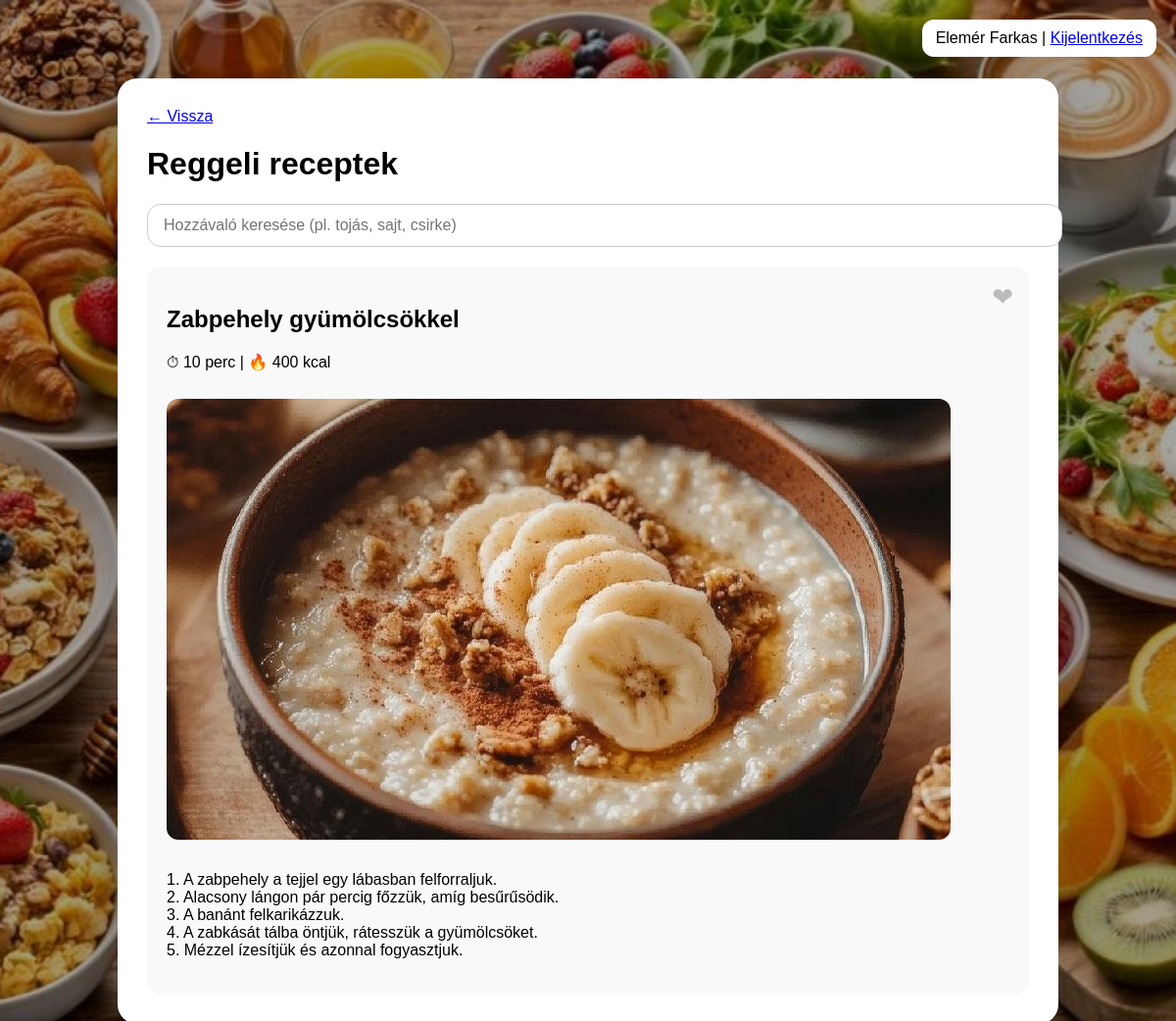
Screenshot of /receptek.php?id=4 (signed in) with the database file from the repository.
### tables this page shows
CREATE TABLE `receptek` (
  `id` int(11) NOT NULL,
  `cim` varchar(255) NOT NULL,
  `kategoria` enum('Reggeli','Ebéd','Vacsora','kedvencek') NOT NULL,
  `ido` int(11) NOT NULL,
  `kaloria` int(11) NOT NULL,
  `hozzavalok` text NOT NULL,
  `leiras` text NOT NULL,
  `kep` varchar(255) NOT NULL,
  `user_id` int(11) NOT NULL
);

### receptek.php (the view, shortened to what this page needs)
<?php
$user_id = (int)$_SESSION["user_id"];
$conn = new mysqli("localhost","root","","zsebszakács");
$conn->set_charset("utf8mb4");
$id  = (int)($_GET["id"] ?? 0);
$cat = $_GET["cat"] ?? "reggeli";
$ing = trim($_GET["ing"] ?? "");
$cat = mb_strtolower($cat, "UTF-8");
$pageTitleCat = $cat;
if ($id > 0) {
    $rq = $conn->prepare("SELECT kategoria FROM receptek WHERE id=?");
    $rq->bind_param("i", $id);
    $rq->execute();
    $rrow = $rq->get_result()->fetch_assoc();
    if ($rrow && !empty($rrow["kategoria"])) {
        $k = trim(mb_strtolower($rrow["kategoria"], "UTF-8"));
        $pageTitleCat = $k;
    }
}
$fav = [];
$fq = $conn->prepare("SELECT recept_id FROM kedvencek WHERE user_id=?");
$fq->bind_param("i", $user_id);
$fq->execute();
$fr = $fq->get_result();
while ($row = $fr->fetch_assoc()) {
    $fav[(int)$row["recept_id"]] = true;
}
$params = [];
$types  = "";
$sql    = "";
if ($id > 0) {
    $sql = "SELECT * FROM receptek WHERE id=?";
    $params[] = $id;
    $types .= "i";
}
$stmt = $conn->prepare($sql);
$stmt->bind_param($types, ...$params);
$stmt->execute();
$res = $stmt->get_result();
?>
<!DOCTYPE html>
<html lang="hu">
<head>
</head>
<body>
<div class="overlay">
<div class="top">
<?= htmlspecialchars($_SESSION["username"]) ?> |
<a href="kijelentkezes.php">Kijelentkezés</a>
</div>
<div class="container">
<a href="index.php">← Vissza</a>
<h1><?= ($pageTitleCat==="kedvencek" ? "Kedvencek" : ucfirst($pageTitleCat)." receptek") ?></h1>
<form method="get" class="search-box">
    <input
        type="text"
        name="ing"
        placeholder="Hozzávaló keresése (pl. tojás, sajt, csirke)"
        value="<?= htmlspecialchars($ing) ?>"
    >
</form>
<?php while ($r = $res->fetch_assoc()): ?>
    <?php $rid = (int)$r["id"]; ?>
    <div class="recept" id="recept-<?= $rid ?>">
        <span
            class="fav-btn <?= isset($fav[$rid]) ? "active" : "" ?>"
            onclick="toggleFav(this, <?= $rid ?>)"
            title="Kedvencekhez"
        >❤</span>
        <h2><?= htmlspecialchars($r['cim'] ?? "") ?></h2>
        <p>⏱ <?= (int)($r['ido'] ?? 0) ?> perc | 🔥 <?= (int)($r['kaloria'] ?? 0) ?> kcal</p>
        <?php if (!empty($r['kep'])): ?>
            <img src="kepek/<?= htmlspecialchars($r['kep']) ?>" alt="<?= htmlspecialchars($r['cim'] ?? "") ?>">
        <?php endif; ?>
        <p><?= nl2br(htmlspecialchars($r['leiras'] ?? "")) ?></p>
    </div>
<?php endwhile; ?>
</div>
</div>
</body>
</html>

### rows the page displays
receptek: kategoria "Reggeli", cim "Zabpehely gyümölcsökkel", ido "10", kaloria "400", kep (picture), leiras "1. A zabpehely a tejjel egy lábasban felforraljuk. 2. Alacsony lángon pár percig főzzük, amíg besűrűsödik. 3. A banánt felkarikázzuk. 4. A zabkását tálba öntjük, rátesszük a gyümölcsöket. 5. Mézzel ízesítjük és azonnal fogyasztjuk."

### other values shown
$_SESSION["username"] "Elemér Farkas"
